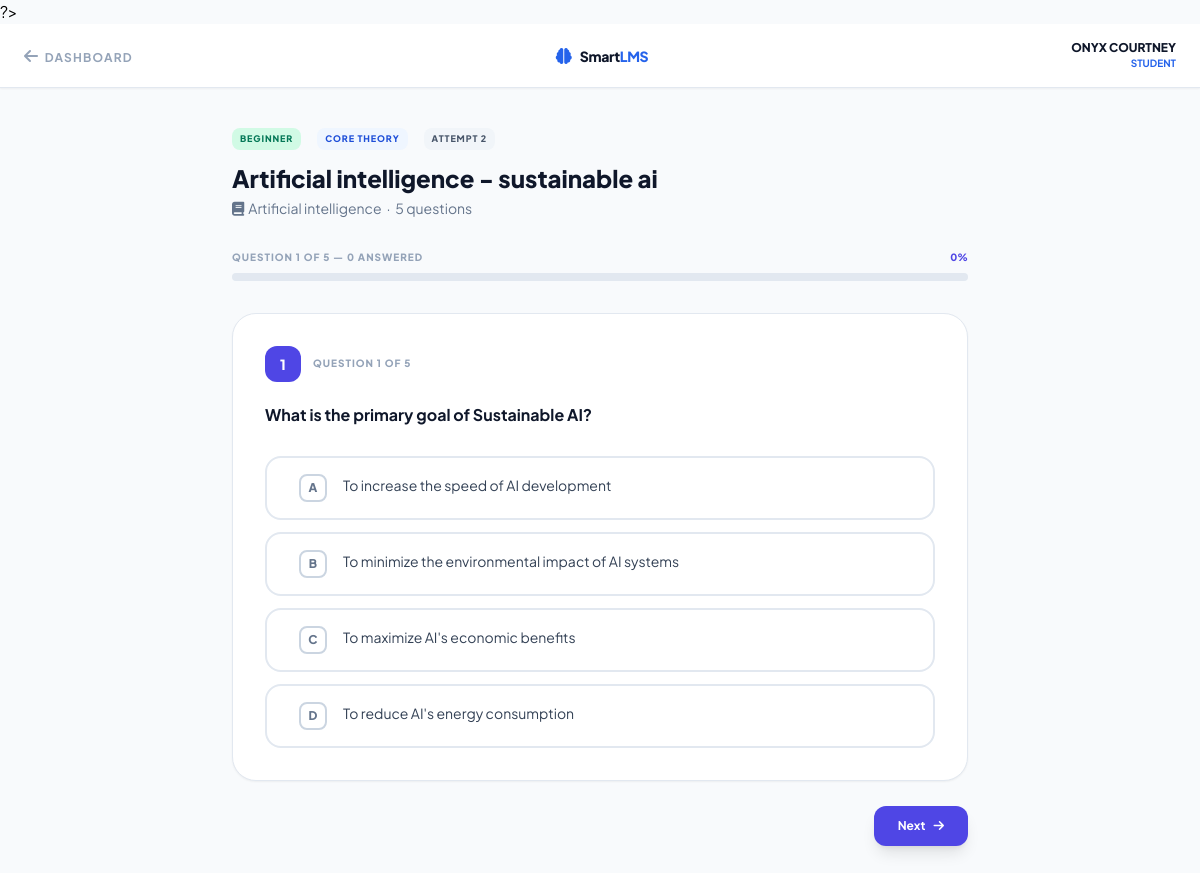
/student_quiz.php?quiz_id=29 (signed in), run on an earlier commit of the app's database.
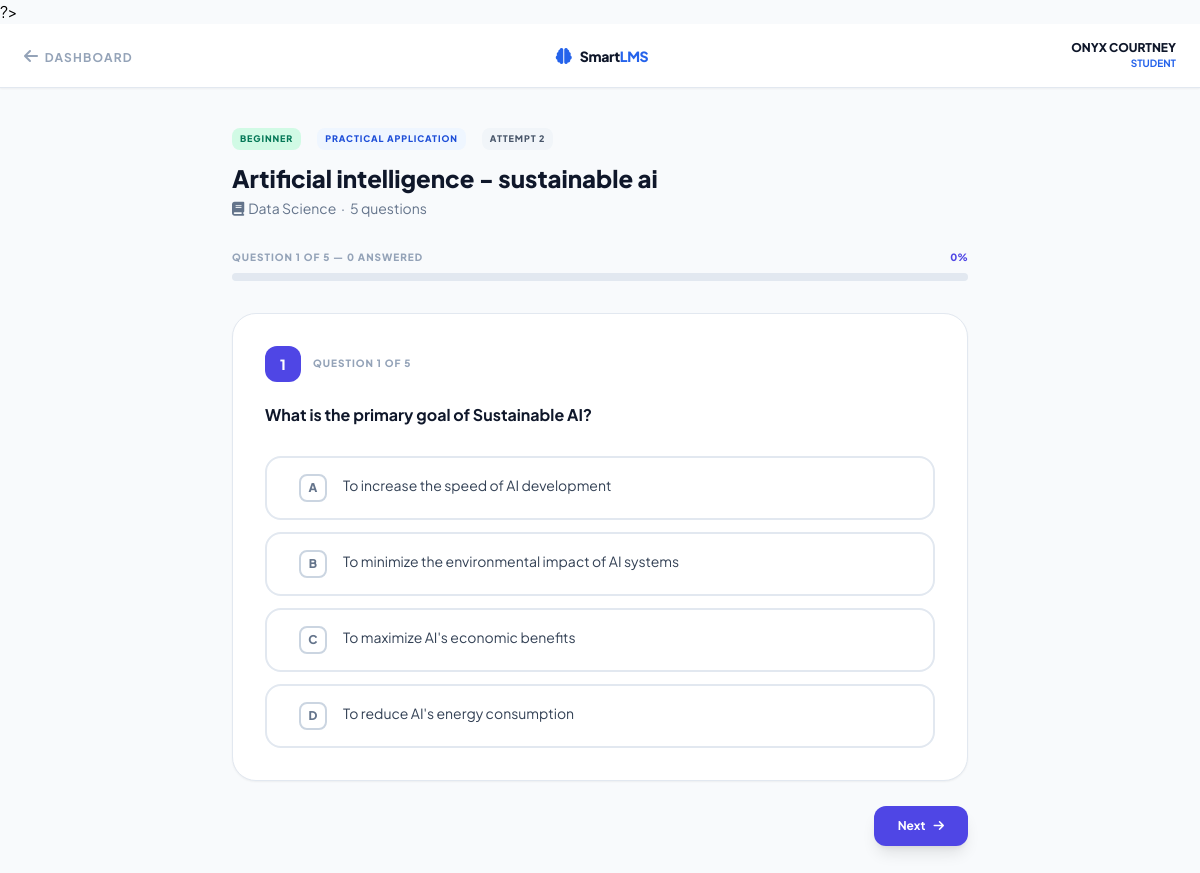
And on a later commit of the database.
### tables this page shows
CREATE TABLE `quizzes` (
  `id` int(11) NOT NULL,
  `course_id` int(11) DEFAULT NULL,
  `unit_id` int(11) DEFAULT NULL,
  `title` varchar(255) NOT NULL,
  `difficulty` enum('beginner','intermediate','advanced') DEFAULT 'beginner',
  `is_active` tinyint(1) DEFAULT 0,
  `skill_name` varchar(100) DEFAULT NULL,
  `topic` varchar(255) DEFAULT NULL,
  `created_by` int(11) DEFAULT NULL,
  `created_at` timestamp NOT NULL DEFAULT current_timestamp()
);

CREATE TABLE `courses` (
  `id` int(11) NOT NULL,
  `title` varchar(255) NOT NULL,
  `description` text DEFAULT NULL,
  `lecturer_id` int(11) DEFAULT NULL,
  `skill_category` varchar(100) DEFAULT NULL
);

### Student_quiz.php (the view, shortened to what the changed rows need)
<?php
$student_id = intval($_SESSION['user_id']);
$quiz_id = intval($_GET['quiz_id'] ?? 0);
$quiz = mysqli_fetch_assoc(mysqli_query($conn,
    "SELECT q.*, c.title as course_title, cu.title AS unit_title, cu.unit_code
     FROM quizzes q
     JOIN courses c ON c.id = q.course_id
     LEFT JOIN course_units cu ON cu.id = q.unit_id
     WHERE q.id = $quiz_id AND q.is_active = 1"
));
$attempt_res = mysqli_fetch_assoc(mysqli_query($conn,
    "SELECT COUNT(*) as cnt FROM results WHERE student_id = $student_id AND quiz_id = $quiz_id"
));
$attempt_no = intval($attempt_res['cnt']) + 1;
$q_res = mysqli_query($conn,
    "SELECT id, question_text, option_a, option_b, option_c, option_d, correct_option, explanation
     FROM questions WHERE quiz_id = $quiz_id ORDER BY id ASC"
);
$questions = [];
while ($q = mysqli_fetch_assoc($q_res)) $questions[] = $q;
$total_questions = count($questions);
$show_results = false;
$diffBadge = [
    'beginner'     => 'bg-emerald-100 text-emerald-700',
    'intermediate' => 'bg-amber-100 text-amber-700',
    'advanced'     => 'bg-rose-100 text-rose-700',
];
?>
<!DOCTYPE html>
<html lang="en">
<head>
    <script src="https://cdn.tailwindcss.com"></script>
    <link rel="stylesheet" href="https://cdnjs.cloudflare.com/ajax/libs/font-awesome/6.4.0/css/all.min.css">
</head>
<body class="bg-slate-50 min-h-screen">
    <div class="max-w-3xl mx-auto px-4 py-10">
    <?php if (!$show_results): ?>
        <div class="mb-8">
            <div class="flex items-center space-x-2 mb-3 flex-wrap gap-2">
                <span class="<?php echo $diffBadge[$quiz['difficulty']] ?? 'bg-slate-100 text-slate-700'; ?> text-[9px] font-black uppercase px-2 py-1 rounded-lg tracking-widest">
                    <?php echo ucfirst($quiz['difficulty']); ?>
                </span>
                <span class="bg-blue-50 text-blue-700 text-[9px] font-black uppercase px-2 py-1 rounded-lg tracking-widest">
                    <?php echo htmlspecialchars($quiz['skill_name'] ?? 'Core Theory'); ?>
                </span>
                <span class="bg-slate-100 text-slate-600 text-[9px] font-black uppercase px-2 py-1 rounded-lg tracking-widest">
                    Attempt <?php echo $attempt_no; ?>
                </span>
            </div>
            <h1 class="text-2xl font-extrabold text-slate-900"><?php echo htmlspecialchars($quiz['title']); ?></h1>
            <p class="text-slate-500 text-sm mt-1">
                <i class="fa-solid fa-book mr-1"></i><?php echo htmlspecialchars($quiz['course_title']); ?>
                &nbsp;·&nbsp; <?php echo $total_questions; ?> questions
            </p>
        </div>
        <div class="mb-8">
            <div class="flex justify-between mb-2">
                <span id="progress-label" class="text-[10px] font-black uppercase text-slate-400 tracking-widest">Question 1 of <?php echo $total_questions; ?></span>
                <span id="progress-pct" class="text-[10px] font-black text-indigo-600">0%</span>
            </div>
            <div class="h-2 bg-slate-200 rounded-full overflow-hidden">
            </div>
        </div>
        <form method="POST" id="quiz-form">
            <?php foreach ($questions as $idx => $q):
                $optLabels = ['A' => $q['option_a'], 'B' => $q['option_b'], 'C' => $q['option_c'], 'D' => $q['option_d']];
            ?>
            <div class="q-slide <?php echo $idx === 0 ? 'active' : ''; ?>" id="q-<?php echo $idx; ?>">
                <div class="bg-white rounded-3xl border border-slate-200 shadow-sm p-8 mb-6">
                    <div class="flex items-center space-x-3 mb-5">
                        <div class="w-9 h-9 bg-indigo-600 text-white rounded-xl flex items-center justify-center font-black text-sm"><?php echo $idx + 1; ?></div>
                        <span class="text-[10px] font-black uppercase text-slate-400 tracking-widest">Question <?php echo $idx + 1; ?> of <?php echo $total_questions; ?></span>
                    </div>
                    <p class="text-slate-900 font-bold text-base leading-relaxed mb-7"><?php echo htmlspecialchars($q['question_text']); ?></p>
                    <div class="space-y-3" id="opts-<?php echo $idx; ?>">
                        <?php foreach ($optLabels as $letter => $text): ?>
                        <label class="opt-btn flex items-start space-x-4 p-4 rounded-2xl bg-white cursor-pointer"
                               onclick="selectOption(<?php echo $idx; ?>, '<?php echo $letter; ?>', this)">
                            <div class="w-7 h-7 rounded-lg border-2 border-slate-300 flex items-center justify-center font-black text-xs text-slate-500 flex-shrink-0 opt-circle"><?php echo $letter; ?></div>
                            <span class="text-slate-700 text-sm leading-snug pt-0.5"><?php echo htmlspecialchars($text); ?></span>
                        </label>
                        <?php endforeach; ?>
                    </div>
                </div>
                <div class="flex items-center justify-between">
                    <?php if ($idx < $total_questions - 1): ?>
                    <button type="button"
                        onclick="navigate(<?php echo $idx; ?>, <?php echo $idx + 1; ?>)"
                        id="next-<?php echo $idx; ?>"
                        class="flex items-center space-x-2 px-6 py-3 bg-indigo-600 text-white rounded-xl text-xs font-bold hover:bg-indigo-700 transition-all shadow-lg disabled:opacity-40 disabled:cursor-not-allowed">
                        <span>Next</span><i class="fa-solid fa-arrow-right"></i>
                    </button>
                    <?php endif; ?>
                </div>
            </div>
            <?php endforeach; ?>
        </form>
    <?php endif;  ?>
    </div>
</body>
</html>

What changed in the data, as far as the page shows it:
changed quizzes "Artificial intelligence - sustainable ai": skill_name "CORE THEORY" → "PRACTICAL APPLICATION"; course.title "Artificial intelligence" → "Data Science"
